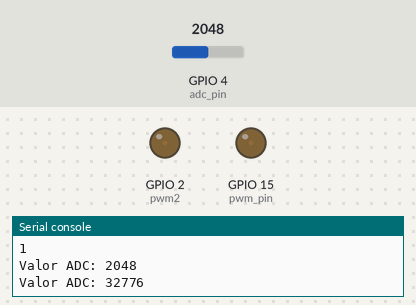
This program was run on a simulated ESP32 board running MicroPython. On the bench: output pins drawn as LEDs (lit = HIGH), the last lines printed to the serial console. Inputs (shaded band) come from the test bench; at power-on: GPIO 4 (adc_pin) = 2048 (analog values on the 0–4095 scale).

Above: at 0.2 s.
At 19.83 s:
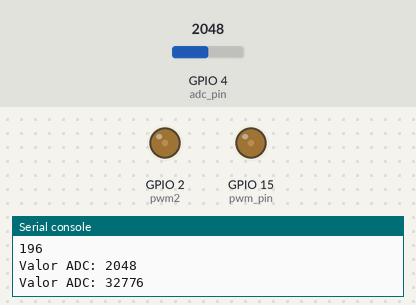
At 39.66 s:
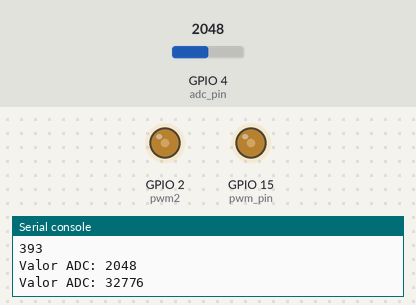
Timing chart, 0 to 40.0 s (numbered marks = the images above):
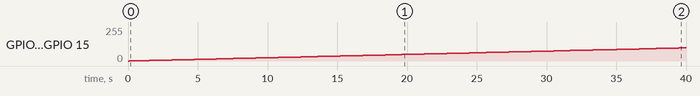

Measured:
- by itself, GPIO 2 (pwm2), GPIO 15 (pwm_pin): moves from 0/255 to 99/255 over 39.8 s

The program:

adc_pwm.py
```python
from machine import ADC, PWM, Pin
import time

# ---------------------------------------------------------------------------------------------------------------------

# ADC

# Configurar o pino ao qual o sensor está conectado (por exemplo, GPIO 32)
adc_pin = Pin(4, mode=Pin.IN)

# Inicializar o ADC
adc = ADC(adc_pin)

# Configurar a atenuação (opcional, melhora a leitura em diferentes ranges de tensão)
adc.atten(ADC.ATTN_11DB)  # Opções: ADC.ATTN_0DB, ADC.ATTN_2_5DB, ADC.ATTN_6DB, ADC.ATTN_11DB
# A atenuação de 11DB é a máxima e permite leituras de 0V a 3,6V

# Configurar a largura do bit (opcional)
adc.width(ADC.WIDTH_12BIT)  # Opções: ADC.WIDTH_9BIT, ADC.WIDTH_10BIT, ADC.WIDTH_11BIT, ADC.WIDTH_12BIT

# ---------------------------------------------------------------------------------------------------------------------

# PWM

# Configurar o pino GPIO onde o PWM será gerado (por exemplo, GPIO15)
pwm_pin = Pin(15)

# Inicializar a saída PWM
pwm = PWM(pwm_pin)
pwm2 = PWM(Pin(2))

# Configurar a frequência do PWM
pwm.freq(1000)  # 1000 Hz (1 kHz)
pwm2.freq(1000)  # 1000 Hz (1 kHz)

# Configurar o duty cycle do PWM (0-1023)
# pwm.duty(512)  # 50% do duty cycle
# pwm2.duty(512)  # 50% do duty cycle

# ---------------------------------------------------------------------------------------------------------------------

# Alterar o duty cycle ao longo do tempo e ler o valor do ADC

while True:
    for duty in range(0, 1024):
        print(duty)
        pwm.duty(duty)
        pwm2.duty(duty)

        valor_adc = adc.read()
        valor_uv = adc.read_u16()
        print("Valor ADC:", valor_adc)
        print("Valor ADC:", valor_uv)

        time.sleep(0.1)

"""
O ESP32 possui múltiplos pinos que podem ser usados como entradas ADC (Conversor Analógico-Digital). Existem duas unidades de ADC, ADC1 e ADC2, com um total de 18 canais ADC disponíveis. Aqui estão os pinos que você pode usar para ADC:

ADC1 (8 canais)
GPIO32 (ADC1_CH4)

GPIO33 (ADC1_CH5)

GPIO34 (ADC1_CH6)

GPIO35 (ADC1_CH7)

GPIO36 (ADC1_CH0)

GPIO37 (ADC1_CH1)

GPIO38 (ADC1_CH2)

GPIO39 (ADC1_CH3)

ADC2 (10 canais)
GPIO0 (ADC2_CH1)

GPIO2 (ADC2_CH2)

GPIO4 (ADC2_CH0)

GPIO12 (ADC2_CH5)

GPIO13 (ADC2_CH4)

GPIO14 (ADC2_CH6)

GPIO15 (ADC2_CH3)

GPIO25 (ADC2_CH8)

GPIO26 (ADC2_CH9)

GPIO27 (ADC2_CH7)

Nota:
ADC1 vs ADC2:

ADC1: Pode ser usado para leituras ADC normalmente, mesmo durante o uso do WiFi.

ADC2: Pode ter conflitos quando o WiFi está ativo, pois compartilha recursos de hardware com o WiFi do ESP32.
"""
```
